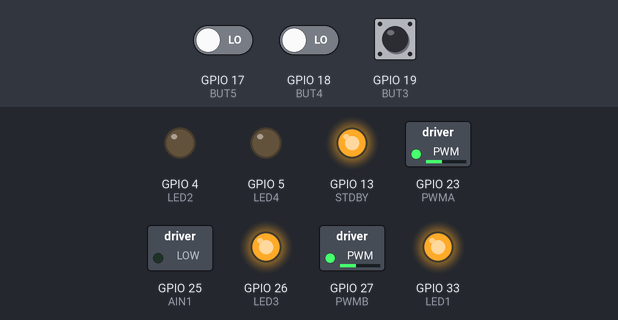
A sketch run on a simulated ESP32. Shown: switched loads named in the sketch (green lamp = pin HIGH), output pins drawn as LEDs (lit = HIGH). Inputs (shaded band) come from the test bench; at power-on: GPIO 17 (BUT5) LOW, GPIO 18 (BUT4) LOW, GPIO 19 (BUT3) LOW.

Above: at 1.8 s.
1.9 s: GPIO 17 (BUT5) driven HIGH and GPIO 18 (BUT4) driven HIGH
At 3.1 s:
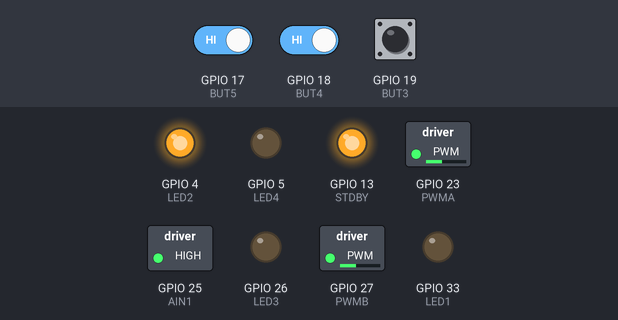
Timing chart, 0 to 4.9 s (numbered marks = the images above; inputs shaded):
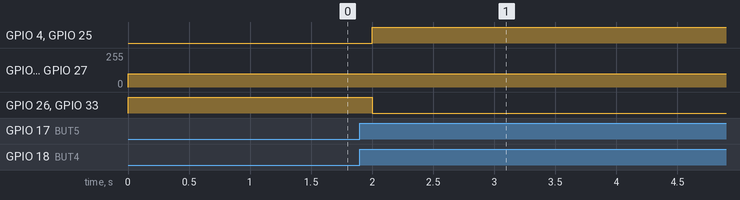

Measured:
- after the input at 1.9 s, GPIO 4 (LED2), GPIO 25 (AIN1): LOW → HIGH after 0.10 s; GPIO 26 (LED3), GPIO 33 (LED1): HIGH → LOW after 0.10 s

The sketch:

RobotCar.ino
```cpp
#include <Arduino.h>
#include <WiFi.h>
#include <ESPAsyncWebServer.h>
#include "SPIFFS.h"
//#include "index.h"

// General purpose leds
#define LED1 33
#define LED2 4
#define LED3 26
#define LED4 5

// General purpose buttons
#define BUT1 22
#define BUT2 21
#define BUT3 19
#define BUT4 18
#define BUT5 17

// Touch pad
#define TOUCH 32

//Motor driver
#define STDBY 13
#define PWMA  23
#define PWMB  27
#define AIN1  25
#define AIN2  26
#define BIN1  4
#define BIN2  33

void setup(){

  pinMode(BUT1, INPUT);
  pinMode(BUT2, INPUT);
  pinMode(BUT3, INPUT);
  pinMode(BUT4, INPUT);
  pinMode(BUT5, INPUT);

  pinMode(LED1, OUTPUT);
  pinMode(LED2, OUTPUT);
  pinMode(LED3, OUTPUT);
  pinMode(LED4, OUTPUT);

  pinMode(TOUCH, INPUT);

  pinMode(STDBY, OUTPUT);
  pinMode(PWMA, OUTPUT);
  pinMode(PWMB, OUTPUT);
  pinMode(AIN1, OUTPUT);
  pinMode(AIN2, OUTPUT);
  pinMode(BIN1, OUTPUT);
  pinMode(BIN2, OUTPUT);

  digitalWrite(AIN1, LOW);
  digitalWrite(AIN2, HIGH);
  digitalWrite(BIN1, LOW);
  digitalWrite(BIN2, HIGH);

  digitalWrite(STDBY,HIGH);

  analogWrite(PWMA, 50);
  analogWrite(PWMB, 50);

  Serial.begin(9600);

}

void loop(){
  // int but1= digitalRead(BUT1);
  // int but2= digitalRead(BUT2);
  int but3= digitalRead(BUT3);
  int but4= digitalRead(BUT4);
  int but5= digitalRead(BUT5);

  // if(but1) digitalWrite(LED1, LOW);
  // else digitalWrite(LED1, HIGH);

  // if(but2) digitalWrite(LED2, LOW);
  // else digitalWrite(LED2, HIGH);

  // if(but3) digitalWrite(LED3, LOW);
  // else digitalWrite(LED3, HIGH);

  // if(but4) digitalWrite(LED4, LOW);
  // else digitalWrite(LED4, HIGH);

  // if(but5) digitalWrite(LED4, LOW);
  // else if(but5&but4) digitalWrite(LED4, HIGH);

  // //Touch sensor
  // uint64_t touch = analogRead(TOUCH);
  // Serial.println(touch);
  // if(touch>4000){
  //   digitalWrite(LED1,LOW);
  //   digitalWrite(LED2,LOW);
  //   digitalWrite(LED3,LOW);
  //   digitalWrite(LED4,LOW);
  //   delay(100);
  // }else{
  //   digitalWrite(LED1,HIGH);
  //   digitalWrite(LED2,HIGH);
  //   digitalWrite(LED3,HIGH);
  //   digitalWrite(LED4,HIGH);
  // }


  //Motor driver test
  if(but5){ //button 5 is configure command
    digitalWrite(STDBY,LOW);
    if(but4){
      digitalWrite(AIN1, HIGH);
      digitalWrite(AIN2, LOW);
      digitalWrite(BIN1, HIGH);
      digitalWrite(BIN2, LOW);
    }else if(but3){
      digitalWrite(AIN1, LOW);
      digitalWrite(AIN2, HIGH);
      digitalWrite(BIN1, LOW);
      digitalWrite(BIN2, HIGH);
    }
  }
  digitalWrite(STDBY,HIGH);

  analogWrite(PWMA, 100);
  analogWrite(PWMB, 100);
  delay(500);
}
```
